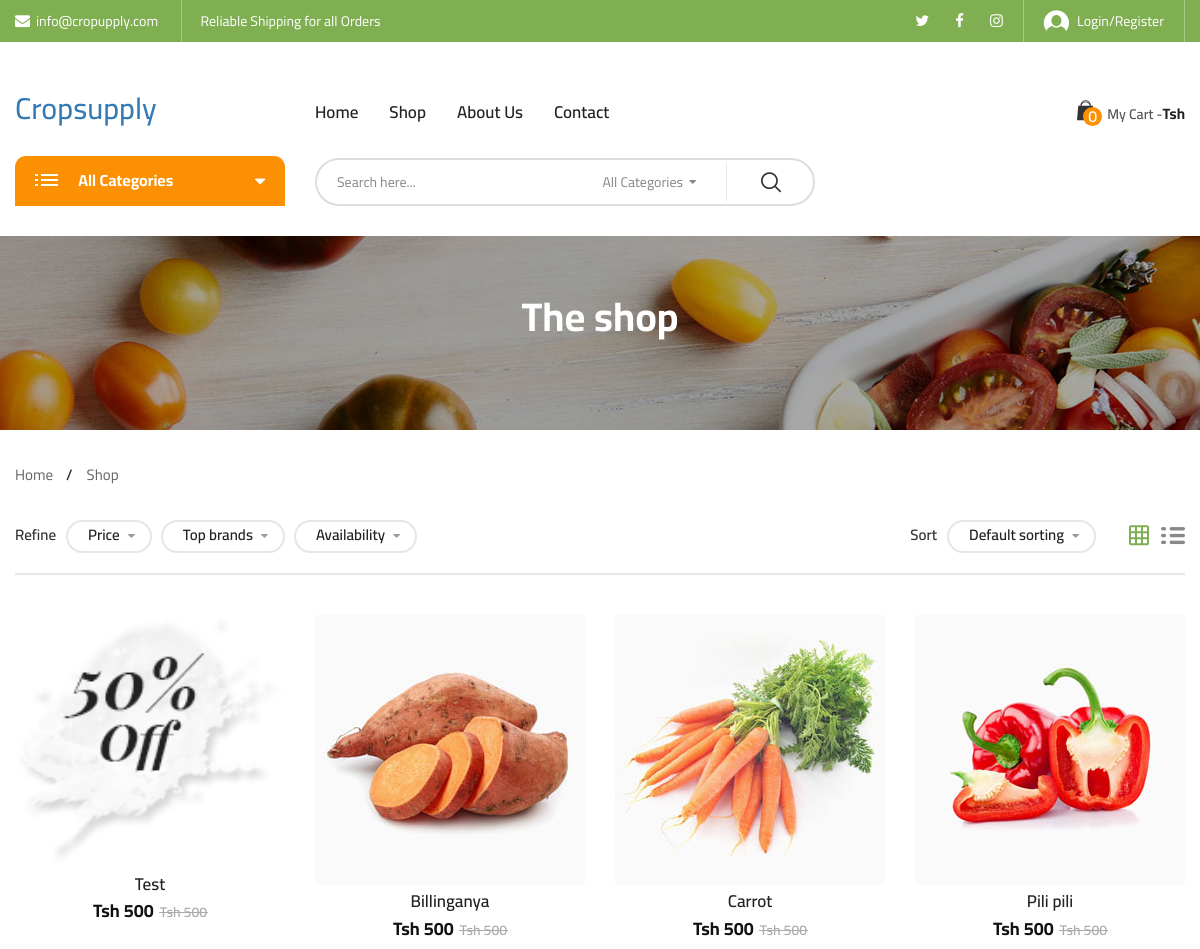
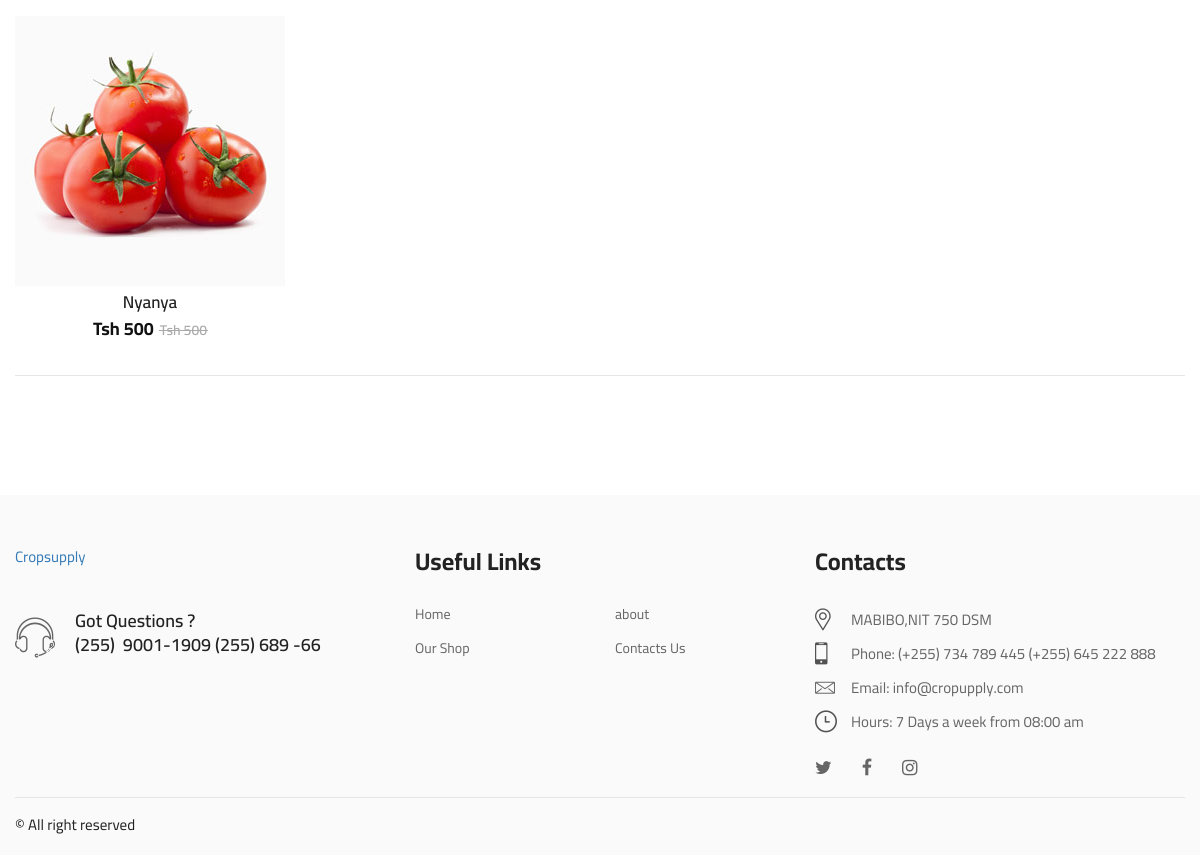
Page /shop on the committed database (2 pictures, top to bottom).
### afrogulio/models.py (models this page shows, shortened)
class Product(models.Model):
    title = models.CharField(max_length = 100)
    image = models.FileField(upload_to='product_images')
    price = models.IntegerField()
    discount_price = models.CharField(max_length=100, null=True, blank=True)
    details =  models.TextField()

### afrogulio/views.py (the view)
# urls.py: path('shop',views.shop, name='shop'),
def shop(request):
    products = Product.objects.all().order_by('-id')
    page = request.GET.get('page', 1)
    paginator = Paginator(products, 10)
    try:
        product = paginator.page(page)
    except PageNotAnInteger:
        product = paginator.page(1)
    except EmptyPage:
        product =paginator.page(paginator.num_pages)
    context = {
        'products':products,
        'product':product
    }
    return render(request, 'afrogulio/shop.html', context)

### afrogulio/context_processors.py (called while the page is built)
def afro_context(request):
    try:
        cart = Cart.objects.get(user=request.user, ordered=False)
    except:
        cart = ''
    afro_context ={
        'cart':cart
    }
    return  afro_context

### afrogulio/templatetags/cart_template_tags.py (called while the page is built)
@register.filter
def cart_item_count(user):
    if user.is_authenticated:
        qs = Cart.objects.filter(user=user, ordered=False)
        if qs.exists():
            return qs[0].items.count()
    return 0

### templates/afrogulio/shop.html (shortened to what this page needs)
{% extends 'base.html' %}
{% block contents %}
    <div class="hero-section hero-background">
        <h1 class="page-title">The shop</h1>
    </div>
    <div class="container">
        <nav class="biolife-nav">
            <ul>
                <li class="nav-item"><a href="home" class="permal-link">Home</a></li>
                <li class="nav-item"><a href="#" class="permal-link">Shop</a></li>
            </ul>
        </nav>
    </div>
    <div class="page-contain category-page no-sidebar">
        <div class="container">
            <div class="row">
                <div id="main-content" class="main-content col-lg-12 col-md-12 col-sm-12 col-xs-12">
                    <div class="product-category grid-style">
                        <div id="top-functions-area" class="top-functions-area" >
                            <div class="flt-item to-left group-on-mobile">
                                <span class="flt-title">Refine</span>
                                <div class="wrap-selectors">
                                    <form action="#" name="frm-refine" method="get">
                                        <div data-title="Price:" class="selector-item">
                                        </div>
                                        <div data-title="Brand:" class="selector-item">
                                        </div>
                                        <div data-title="Avalability:" class="selector-item">
                                        </div>
                                    </form>
                                </div>
                            </div>
                            <div class="flt-item to-right">
                                <span class="flt-title">Sort</span>
                                <div class="wrap-selectors">
                                    <div class="selector-item orderby-selector">
                                    </div>
                                    <div class="selector-item viewmode-selector">
                                        <a href="category-grid-left-sidebar.html" class="viewmode grid-mode active"><i class="biolife-icon icon-grid"></i></a>
                                        <a href="category-list-left-sidebar.html" class="viewmode detail-mode"><i class="biolife-icon icon-list"></i></a>
                                    </div>
                                </div>
                            </div>
                        </div>
                        <div class="row">
                            <ul class="products-list">
                                {% for data in product %}
                                <li class="product-item col-lg-3 col-md-3 col-sm-4 col-xs-6">
                                    <div class="contain-product layout-default">
                                        <div class="product-thumb">
                                            <a href="{% url 'details' data.id %}" class="link-to-product">
                                                <img src="{{ data.image.url }}" alt="dd" width="270" height="270" class="product-thumnail">
                                            </a>
                                        </div>
                                        <div class="info">
                                            <h4 class="product-title"><a href="{% url 'details' data.id %}" class="pr-name">{{ data.title }}</a></h4>
                                            <div class="price">
                                                {% if data.discount_price %}
                                                <ins><span class="price-amount"><span class="currencySymbol">Tsh</span> {{ data.price }}</span></ins>
                                                <del><span class="price-amount"><span class="currencySymbol">Tsh</span> {{ data.discount_price }}</span></del>
                                                {% else %}
                                                    <ins><span class="price-amount"><span class="currencySymbol">Tsh</span> {{ data.price }}</span></ins>
                                                {% endif %}
                                            </div>
                                        </div>
                                    </div>
                                </li>
                                {% endfor %}
                            </ul>
                        </div>
                        <div class="biolife-panigations-block  ">
                        </div>
                    </div>
                </div>
            </div>
        </div>
    </div>
{% endblock contents %}

### rows in the picture
Product: image (picture), title "Test", price "500", discount_price "500"
Product: image (picture), title "Billinganya", price "500", discount_price "500"
Product: image (picture), title "Carrot", price "500", discount_price "500"
Product: image (picture), title "Pili pili", price "500", discount_price "500"
Product: image (picture), title "Nyanya", price "500", discount_price "500"

### other values in the picture
{{ request.user|cart_item_count }} "0"
